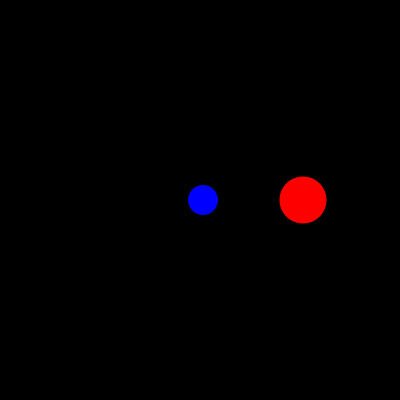
Frame 1 (no input)
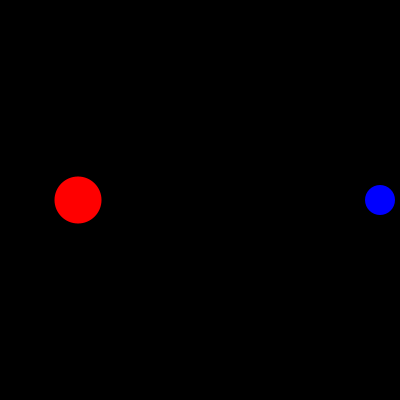
Frame 60 (the mouse pressed at the canvas centre just before this capture)
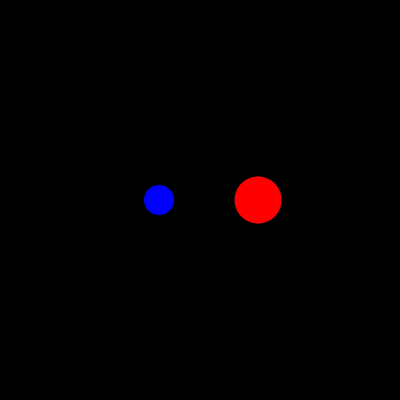
Frame 120 (the mouse held since frame 60 and released just before this capture)

The Processing sketch that drew these frames (run headless with seeded random() and noise(); from frame 60 on, the mouse is pressed at the canvas centre):

// Processing sketch: processing_142610
// ── processing_142610.pde

// Copyright 2014 Jacklynn Pham
// ICE 17

Figure f1, f2; 
 
void setup ( ) 
{ 
 size( 400, 400 ); 
 f1 = new Figure(200, 30, color( 0, 0, 255) ); 
 f2 = new Figure( 300, 47, color( 255, 0, 0 ) ); 
 noStroke( ); 
} 

void draw()
{
  background( 0 ); 
 f1.moveFigure( ); 
 f1.drawFigure( ); 
 f2.moveFigure( ); 
 f2.drawFigure( );
}

class Figure
{
  int x, y, dim;
  int dx;
  color col;
  
  
  //constructor
  Figure ( int tempx, int tempdim, color tcolors)
  {
   x = tempx;
   y = height/2;
   dim = tempdim;
   col = tcolors; 
  }
  
  void drawFigure()
  {
    fill( col);
    ellipse(x, y, dim, dim); // small
    
  }
  
  void moveFigure()
  {
   x += 3;
   if (x > width)
   {
     x =0;
   }
  }
  
}
